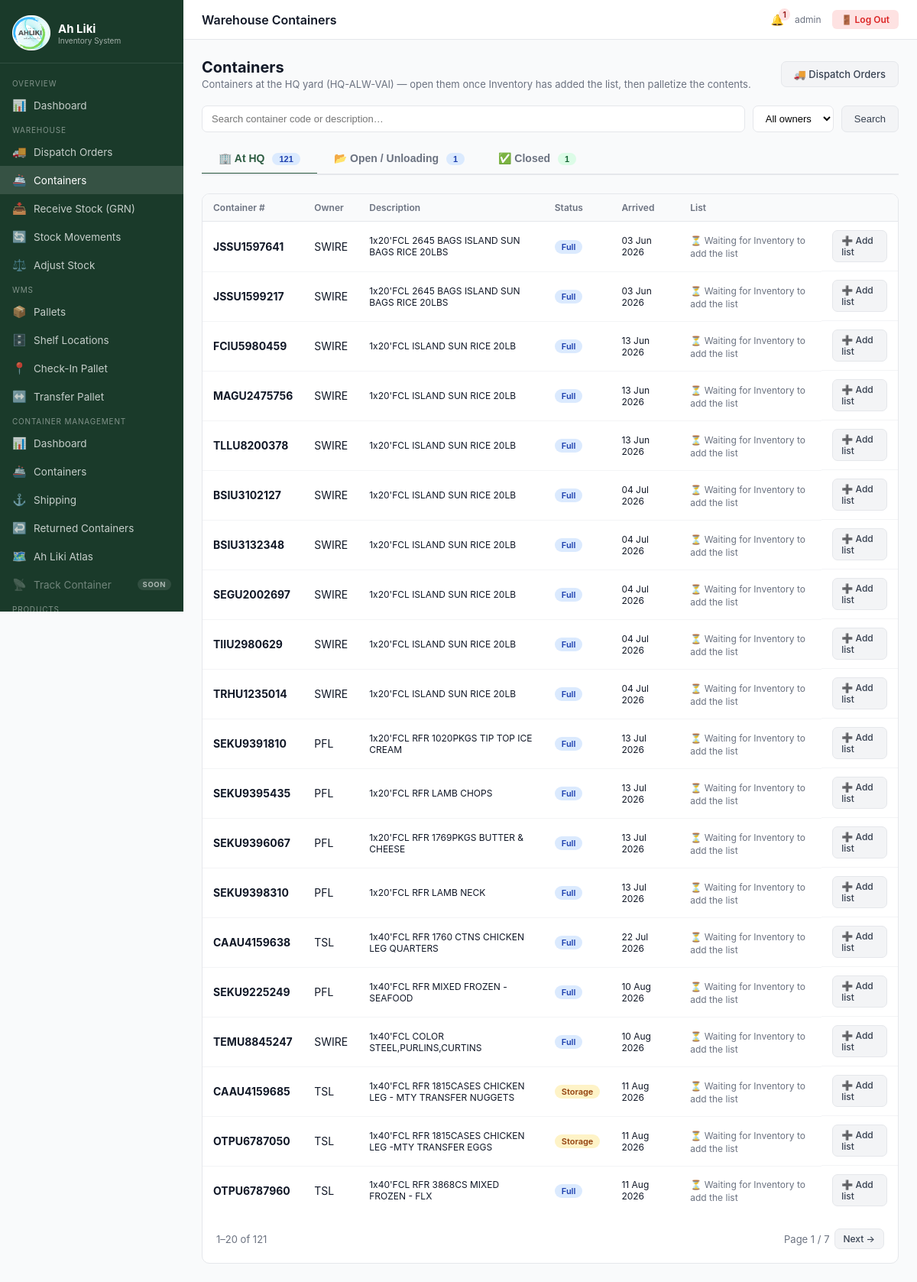
The app's page /warehouse/containers/ (signed in) with its own data.
### inventory/models.py (models this page shows, shortened)
class CmsContainer(models.Model):
    STATUS_FULL = 'full'
    STATUS_STORAGE = 'storage'
    STATUS_EMPTY = 'empty'
    STATUS_CHOICES = [
        (STATUS_FULL, 'Full'),
        (STATUS_STORAGE, 'Storage'),
        (STATUS_EMPTY, 'Empty'),
    ]
    code = models.CharField(max_length=20, db_index=True, verbose_name='Container code')
    description = models.CharField(max_length=255, blank=True)
    yard = models.ForeignKey(Yard, on_delete=models.PROTECT, related_name='containers')
    status = models.CharField(max_length=10, choices=STATUS_CHOICES, default=STATUS_FULL)
    owner = models.ForeignKey(ShippingLine, on_delete=models.PROTECT, related_name='containers',
                              verbose_name='Owned')
    vessel_voyage = models.CharField(max_length=120, blank=True, verbose_name='Vessel voyage')
    arrival_date = models.DateField(null=True, blank=True, verbose_name='A/Date')
    driver = models.CharField(max_length=120, blank=True, help_text='Driver who delivered the container to the yard')
    note = models.TextField(blank=True)
    returned = models.BooleanField(default=False)
    created_by = models.ForeignKey(User, on_delete=models.SET_NULL, null=True, blank=True,
                                   related_name='cms_containers')
    created_at = models.DateTimeField(auto_now_add=True)
    updated_at = models.DateTimeField(auto_now=True)
    class Meta:
        ordering = ['returned', 'arrival_date', 'code']
        verbose_name = 'CMS container'
        constraints = [
            models.UniqueConstraint(fields=['code'], condition=models.Q(returned=False),
                                    name='cms_unique_active_container_code'),
        ]

class ShippingLine(models.Model):
    AH_LIKI = 'ALW'   # Ah Liki's own boxes (freezers, storage) — never unloaded by the warehouse
    name = models.CharField(max_length=80, unique=True, verbose_name='Shipping name')
    return_days = models.PositiveIntegerField(null=True, blank=True,
                                              help_text='Days after arrival the container must be returned. '
                                                        'Leave blank if it never has to go back.')
    created_at = models.DateTimeField(auto_now_add=True)
    class Meta:
        ordering = ['name']
        verbose_name = 'Shipping line'

### inventory/views.py (the view)
# urls.py: path('containers/', RedirectView.as_view(pattern_name='warehouse_container_list'), name='container_list'),
@login_required
@role_required(*CONTAINER_WAREHOUSE_ROLES)
def warehouse_container_list(request):
    containers = Container.objects.select_related('supplier', 'container_type', 'created_by', 'checked_in_by') \
        .prefetch_related('items')
    at_hq = hq_cms_containers().select_related('owner', 'warehouse_container') \
        .exclude(warehouse_container__status__in=[Container.STATUS_OPENED, Container.STATUS_PALLETIZED,
                                                  Container.STATUS_CLOSED]) \
        .annotate(lines=Count('warehouse_container__items')).order_by('arrival_date', 'code')
    owners = ShippingLine.objects.filter(pk__in=hq_cms_containers().values('owner'))
    q = request.GET.get('q', '').strip()
    owner = request.GET.get('owner', '')
    if q:
        at_hq = at_hq.filter(Q(code__icontains=q) | Q(description__icontains=q))
        containers = containers.filter(Q(container_number__icontains=q) | Q(notes__icontains=q)
                                       | Q(cms_container__description__icontains=q))
    if owner.isdigit():
        at_hq = at_hq.filter(owner_id=owner)
        containers = containers.filter(cms_container__owner_id=owner)
    tabs = {
        'at_hq': ('hq_page', at_hq),
        'open_containers': ('open_page', containers.filter(
            status__in=[Container.STATUS_OPENED, Container.STATUS_PALLETIZED])),
        'closed': ('closed_page', _with_units_left(containers.filter(status=Container.STATUS_CLOSED))
                   .order_by(Case(When(units_left__gt=0, then=Value(0)), default=Value(1)),
                             '-units_left', '-closed_at')),
    }
    context = {'can_add_list': _user_role(request.user) in BROKER_ROLES, 'today': date.today(),
               'owners': owners, 'q': q, 'selected_owner': owner}
    for name, (param, qs) in tabs.items():
        params = request.GET.copy()
        params.pop(param, None)
        context[name] = Paginator(qs, CONTAINERS_PER_PAGE).get_page(request.GET.get(param))
        context[f'{name}_pager'] = {'param': param, 'query': params.urlencode()}
    return render(request, 'warehouse/container_list.html', context)

### templates/warehouse/container_list.html (shortened to what this page needs)
{% extends 'base.html' %}
{% load custom_tags %}
{% block topbar_title %}Warehouse Containers{% endblock %}
{% block content %}
<div class="page-header">
  <div>
    <h1>Containers</h1>
    <p>Containers at the HQ yard (HQ-ALW-VAI) — open them once Inventory has added the list, then palletize the contents.</p>
  </div>
  <div style="display:flex;gap:8px;flex-wrap:wrap">
    <a href="{% url 'warehouse_dispatch_list' %}" class="btn btn-secondary">🚚 Dispatch Orders</a>
  </div>
</div>
<form method="get" class="search-bar" style="margin-bottom:16px">
  <input type="text" name="q" value="{{ q }}" placeholder="Search container code or description…">
  <select name="owner" onchange="this.form.submit()">
    <option value="">All owners</option>
  </select>
  <button type="submit" class="btn btn-secondary">Search</button>
</form>
<div style="display:flex;gap:0;border-bottom:2px solid var(--gray-200);margin-bottom:24px;overflow-x:auto">
  <button class="wtab-btn" data-tab="hq" onclick="switchWTab('hq')">
    🏢 At HQ <span class="badge badge-blue" style="margin-left:6px">{{ at_hq.paginator.count }}</span>
  </button>
  <button class="wtab-btn" data-tab="open" onclick="switchWTab('open')">
    📂 Open / Unloading <span class="badge badge-blue" style="margin-left:6px">{{ open_containers.paginator.count }}</span>
  </button>
  <button class="wtab-btn" data-tab="closed" onclick="switchWTab('closed')">
    ✅ Closed <span class="badge badge-green" style="margin-left:6px">{{ closed.paginator.count }}</span>
  </button>
</div>
<div class="wtab-panel" data-tab="hq">
  <div class="card">
    <div class="table-wrap">
      <table>
        <thead>
          <tr><th>Container #</th><th>Owner</th><th>Description</th><th>Status</th><th>Arrived</th><th>List</th><th></th></tr>
        </thead>
        <tbody>
        {% for c in at_hq %}
          {% with wc=c.warehouse_container %}
          <tr>
            <td><strong>{{ c.code }}</strong></td>
            <td>{{ c.owner.name }}</td>
            <td style="font-size:12px;max-width:280px">{{ c.description|default:"—" }}</td>
            <td><span class="badge {% if c.status == 'full' %}badge-blue{% else %}badge-amber{% endif %}">{{ c.get_status_display }}</span></td>
            <td style="font-size:12px">{{ c.arrival_date|date:"d M Y"|default:"—" }}</td>
            <td>
              {% if c.lines %}{{ c.lines }} line{{ c.lines|pluralize }}
              {% else %}<span style="font-size:12px;color:var(--gray-500)">⏳ Waiting for Inventory to add the list</span>{% endif %}
            </td>
            <td style="display:flex;gap:6px;align-items:center">
              {% if c.lines %}
                <form method="post" action="{% url 'container_open' wc.pk %}" style="margin:0"
                      onsubmit="return confirm('Open {{ c.code }}? This raises a GRN and puts the full list on hand as stock.');">
                  {% csrf_token %}
                  <button type="submit" class="btn btn-primary btn-sm">📂 Open</button>
                </form>
                <a href="{% url 'container_detail' wc.pk %}" class="btn btn-secondary btn-sm">View</a>
              {% elif can_add_list %}
                <a href="{% if wc %}{% url 'container_edit' wc.pk %}{% else %}{% url 'container_create' %}?cms={{ c.pk }}{% endif %}"
                   class="btn btn-secondary btn-sm">➕ Add list</a>
              {% endif %}
            </td>
          </tr>
          {% endwith %}
        {% empty %}
          <tr><td colspan="7" style="text-align:center;color:var(--gray-400);padding:26px">No containers at HQ-ALW-VAI.</td></tr>
        {% endfor %}
        </tbody>
      </table>
    </div>
    {% include 'warehouse/_pager.html' with page=at_hq pager=at_hq_pager %}
  </div>
</div>
{% endblock %}

### templates/base.html (shortened to what this page needs)
<!DOCTYPE html>
<html lang="en">
<head>
{% load static %}
{% load custom_tags %}
<link rel="stylesheet" href="{% static 'css/main.css' %}">
</head>
<body>
{% with user_role=request.user|user_role %}
{% with is_admin=request.user.is_superuser %}
<div class="layout{% if user_role == 'wms_operator' or user_role == 'wms_dispatcher' %} wms-op-layout{% endif %}">
  <aside class="sidebar" id="sidebar">
    <div class="sidebar-brand">
      <div class="logo">
        <img src="{% static 'image/ahliki_logo.png' %}" alt="Ah Liki Logo" class="logo-image">
        <div>
          <div class="logo-text">Ah Liki</div>
          <div class="logo-sub">{% if user_role == 'wms_operator' %}WMS Operator{% elif user_role == 'wms_dispatcher' %}WMS Dispatcher{% elif user_role == 'custom_broker' %}Customs Broker{% else %}Inventory System{% endif %}</div>
        </div>
      </div>
    </div>
    <nav class="sidebar-nav">
      {% if user_role == 'wms_operator' %}
      <div class="nav-section">Home</div>
      <a href="{% url 'wms_dashboard' %}" class="{% if request.resolver_match.url_name == 'wms_dashboard' %}active{% endif %}">
        <span class="icon">🏠</span> WMS Dashboard
      </a>
      <div class="nav-section">Receive Stock</div>
      <a href="{% url 'grn_list' %}" class="{% if 'grn' in request.resolver_match.url_name %}active{% endif %}">
        <span class="icon">📥</span> Receive Stock (GRN)
      </a>
      <a href="{% url 'grn_add' %}" class="{% if request.resolver_match.url_name == 'grn_add' %}active{% endif %}">
        <span class="icon">➕</span> New GRN
      </a>
      <a href="{% url 'warehouse_container_list' %}" class="{% if 'container' in request.resolver_match.url_name and 'cms_' not in request.resolver_match.url_name %}active{% endif %}">
        <span class="icon">🚢</span> Containers
      </a>
      <div class="nav-section">WMS Operations</div>
      <a href="{% url 'wms_checkin' %}" class="{% if 'checkin' in request.resolver_match.url_name %}active{% endif %}">
        <span class="icon">📍</span> Check-In Pallet
      </a>
      <a href="{% url 'wms_transfer' %}" class="{% if 'transfer' in request.resolver_match.url_name %}active{% endif %}">
        <span class="icon">↔️</span> Transfer Pallet
      </a>
      <a href="{% url 'pallet_list' %}" class="{% if 'pallet' in request.resolver_match.url_name %}active{% endif %}">
        <span class="icon">📦</span> Pallets
      </a>
      <a href="{% url 'shelf_list' %}" class="{% if 'shelf' in request.resolver_match.url_name %}active{% endif %}">
        <span class="icon">🗄️</span> Shelf Locations
      </a>
      {% else %}
      {% if is_admin or user_role == 'admin' or user_role == 'warehouse' or user_role == 'finance' or user_role == 'manager' %}
      <div class="nav-section">Overview</div>
      <a href="{% url 'dashboard' %}" class="{% if request.resolver_match.url_name == 'dashboard' %}active{% endif %}">
        <span class="icon">📊</span> Dashboard
      </a>
      {% endif %}
      {% if is_admin or user_role == 'admin' or user_role == 'manager' or user_role == 'warehouse' %}
      <div class="nav-section">Warehouse</div>
      <a href="{% url 'warehouse_dispatch_list' %}" class="{% if 'dispatch' in request.resolver_match.url_name %}active{% endif %}">
        <span class="icon">🚚</span> Dispatch Orders
      </a>
      <a href="{% url 'warehouse_container_list' %}" class="{% if 'container' in request.resolver_match.url_name and 'cms_' not in request.resolver_match.url_name %}active{% endif %}">
        <span class="icon">🚢</span> Containers
      </a>
      <a href="{% url 'grn_list' %}" class="{% if 'grn' in request.resolver_match.url_name %}active{% endif %}">
        <span class="icon">📥</span> Receive Stock (GRN)
      </a>
      <a href="{% url 'stock_movements' %}" class="{% if 'stock_movements' in request.resolver_match.url_name %}active{% endif %}">
        <span class="icon">🔄</span> Stock Movements
      </a>
      <a href="{% url 'stock_adjust' %}" class="{% if 'stock_adjust' in request.resolver_match.url_name %}active{% endif %}">
        <span class="icon">⚖️</span> Adjust Stock
      </a>
      <div class="nav-section">WMS</div>
      <a href="{% url 'pallet_list' %}" class="{% if 'pallet' in request.resolver_match.url_name %}active{% endif %}">
        <span class="icon">📦</span> Pallets
      </a>
      <a href="{% url 'shelf_list' %}" class="{% if 'shelf' in request.resolver_match.url_name %}active{% endif %}">
        <span class="icon">🗄️</span> Shelf Locations
      </a>
      <a href="{% url 'wms_checkin' %}" class="{% if 'checkin' in request.resolver_match.url_name %}active{% endif %}">
        <span class="icon">📍</span> Check-In Pallet
      </a>
      <a href="{% url 'wms_transfer' %}" class="{% if 'transfer' in request.resolver_match.url_name %}active{% endif %}">
        <span class="icon">↔️</span> Transfer Pallet
      </a>
      {% endif %}
      {% if is_admin or user_role == 'admin' or user_role == 'manager' %}
      <div class="nav-section">Container Management</div>
      <a href="{% url 'cms_dashboard' %}" class="{% if request.resolver_match.url_name == 'cms_dashboard' %}active{% endif %}">
        <span class="icon">📊</span> Dashboard
      </a>
      <a href="{% url 'cms_containers' %}" class="{% if request.resolver_match.url_name == 'cms_containers' or 'cms_container_' in request.resolver_match.url_name %}active{% endif %}">
        <span class="icon">🚢</span> Containers
      </a>
      <a href="{% url 'cms_shipping' %}" class="{% if 'cms_shipping' in request.resolver_match.url_name %}active{% endif %}">
        <span class="icon">⚓</span> Shipping
      </a>
      <a href="{% url 'cms_returns' %}" class="{% if 'cms_return' in request.resolver_match.url_name %}active{% endif %}">
        <span class="icon">↩️</span> Returned Containers
      </a>
      <a href="{% url 'cms_atlas' %}" class="{% if request.resolver_match.url_name == 'cms_atlas' %}active{% endif %}">
        <span class="icon">🗺️</span> Ah Liki Atlas
      </a>
      <span class="nav-disabled" title="Coming soon" aria-disabled="true">
        <span class="icon">📡</span> Track Container <span class="nav-soon">Soon</span>
      </span>
      {% endif %}
      {% if is_admin or user_role == 'admin' or user_role == 'manager' or user_role == 'warehouse' %}
      <div class="nav-section">Products</div>
      {% elif user_role == 'finance' %}
      <div class="nav-section">Pricing</div>
      <a href="{% url 'product_list' %}" class="{% if 'product' in request.resolver_match.url_name %}active{% endif %}">
        <span class="icon">💰</span> Manage Prices
      </a>
      {% endif %}
      {% endif %}
    </nav>
  </aside>
  <div class="main">
    <div class="topbar">
      <div class="topbar-title">
        {% block topbar_title %}{% endblock %}
      </div>
      <div class="topbar-right">
        {% if is_admin or user_role == 'admin' or user_role == 'warehouse' or user_role == 'manager' %}
        <a href="{% url 'alert_list' %}" style="position:relative;color:var(--gray-700);text-decoration:none">
          🔔{% if open_alerts_count %}<span class="badge badge-red" style="position:absolute;top:-6px;right:-8px;padding:1px 5px">{{ open_alerts_count }}</span>{% endif %}
        </a>
        {% endif %}
        <a href="{% url 'profile' %}" class="topbar-user">
          {{ request.user.get_full_name|default:request.user.username }}
        </a>
        <form method="post" action="{% url 'logout' %}" style="margin:0">
          <button type="submit" class="topbar-logout" title="Log Out">🚪<span class="lbl"> Log Out</span></button>
        </form>
      </div>
    </div>
    <div class="content">
      {% block content %}{% endblock %}
    </div>
  </div>
</div>
{% endwith %}
{% endwith %}
</body>
</html>

### records on screen
CmsContainer: code "JSSU1597641", owner.name "SWIRE", description "1x20'FCL 2645 BAGS ISLAND SUN BAGS RICE 20LBS", status "Full", arrival_date "03 Jun 2026", shows "⏳ Waiting for Inventory to add the list"
CmsContainer: code "JSSU1599217", owner.name "SWIRE", description "1x20'FCL 2645 BAGS ISLAND SUN BAGS RICE 20LBS", status "Full", arrival_date "03 Jun 2026", shows "⏳ Waiting for Inventory to add the list"
CmsContainer: code "FCIU5980459", owner.name "SWIRE", description "1x20'FCL ISLAND SUN RICE 20LB", status "Full", arrival_date "13 Jun 2026", shows "⏳ Waiting for Inventory to add the list"
CmsContainer: code "MAGU2475756", owner.name "SWIRE", description "1x20'FCL ISLAND SUN RICE 20LB", status "Full", arrival_date "13 Jun 2026", shows "⏳ Waiting for Inventory to add the list"
CmsContainer: code "TLLU8200378", owner.name "SWIRE", description "1x20'FCL ISLAND SUN RICE 20LB", status "Full", arrival_date "13 Jun 2026", shows "⏳ Waiting for Inventory to add the list"
CmsContainer: code "BSIU3102127", owner.name "SWIRE", description "1x20'FCL ISLAND SUN RICE 20LB", status "Full", arrival_date "04 Jul 2026", shows "⏳ Waiting for Inventory to add the list"
CmsContainer: code "BSIU3132348", owner.name "SWIRE", description "1x20'FCL ISLAND SUN RICE 20LB", status "Full", arrival_date "04 Jul 2026", shows "⏳ Waiting for Inventory to add the list"
CmsContainer: code "SEGU2002697", owner.name "SWIRE", description "1x20'FCL ISLAND SUN RICE 20LB", status "Full", arrival_date "04 Jul 2026", shows "⏳ Waiting for Inventory to add the list"
CmsContainer: code "TIIU2980629", owner.name "SWIRE", description "1x20'FCL ISLAND SUN RICE 20LB", status "Full", arrival_date "04 Jul 2026", shows "⏳ Waiting for Inventory to add the list"
CmsContainer: code "TRHU1235014", owner.name "SWIRE", description "1x20'FCL ISLAND SUN RICE 20LB", status "Full", arrival_date "04 Jul 2026", shows "⏳ Waiting for Inventory to add the list"
CmsContainer: code "SEKU9391810", owner.name "PFL", description "1x20'FCL RFR 1020PKGS TIP TOP ICE CREAM", status "Full", arrival_date "13 Jul 2026", shows "⏳ Waiting for Inventory to add the list"
CmsContainer: code "SEKU9395435", owner.name "PFL", description "1x20'FCL RFR LAMB CHOPS", status "Full", arrival_date "13 Jul 2026", shows "⏳ Waiting for Inventory to add the list"
CmsContainer: code "SEKU9396067", owner.name "PFL", description "1x20'FCL RFR 1769PKGS BUTTER & CHEESE", status "Full", arrival_date "13 Jul 2026", shows "⏳ Waiting for Inventory to add the list"
CmsContainer: code "SEKU9398310", owner.name "PFL", description "1x20'FCL RFR LAMB NECK", status "Full", arrival_date "13 Jul 2026", shows "⏳ Waiting for Inventory to add the list"
CmsContainer: code "CAAU4159638", owner.name "TSL", description "1x40'FCL RFR 1760 CTNS CHICKEN LEG QUARTERS", status "Full", arrival_date "22 Jul 2026", shows "⏳ Waiting for Inventory to add the list"
CmsContainer: code "SEKU9225249", owner.name "PFL", description "1x40'FCL RFR MIXED FROZEN - SEAFOOD", status "Full", arrival_date "10 Aug 2026", shows "⏳ Waiting for Inventory to add the list"
CmsContainer: code "TEMU8845247", owner.name "SWIRE", description "1x40'FCL COLOR STEEL,PURLINS,CURTINS", status "Full", arrival_date "10 Aug 2026", shows "⏳ Waiting for Inventory to add the list"
CmsContainer: code "CAAU4159685", owner.name "TSL", description "1x40'FCL RFR 1815CASES CHICKEN LEG - MTY TRANSFER NUGGETS", status "Storage", arrival_date "11 Aug 2026", shows "⏳ Waiting for Inventory to add the list"
CmsContainer: code "OTPU6787050", owner.name "TSL", description "1x40'FCL RFR 1815CASES CHICKEN LEG -MTY TRANSFER EGGS", status "Storage", arrival_date "11 Aug 2026", shows "⏳ Waiting for Inventory to add the list"
CmsContainer: code "OTPU6787960", owner.name "TSL", description "1x40'FCL RFR 3868CS MIXED FROZEN - FLX", status "Full", arrival_date "11 Aug 2026", shows "⏳ Waiting for Inventory to add the list"

### other values on screen
{{ open_alerts_count }} "1"
{{ request.user.get_full_name|default:request.user.username }} "admin"
{{ at_hq.paginator.count }} "121"
{{ open_containers.paginator.count }} "1"
{{ closed.paginator.count }} "1"
{{ page.start_index }} "1"
{{ page.end_index }} "20"
{{ page.paginator.count }} "121"
{{ page.number }} "1"
{{ page.paginator.num_pages }} "7"
